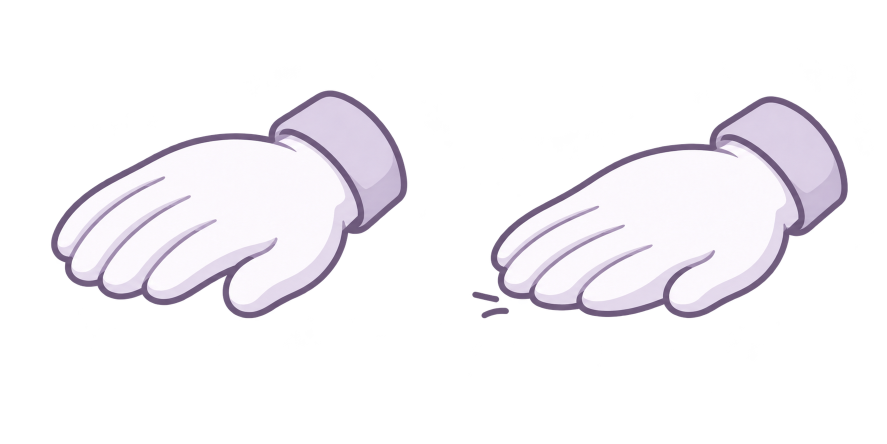
#> input picture gpt-niang-usage/assets/head-pat-states.png, 1774 x 887 px (shown at 1/2 size)
$ python build-head-pat-cursor.py
#> lines starting #> are read from the running program, lines starting #| are printed output that depends on the picture
"""Convert the approved two-cell PNG sprite sheet to Windows cursors (Pillow)."""
from pathlib import Path
import struct
from PIL import Image

assets = Path(__file__).resolve().parents[1] / 'gpt-niang-usage/assets'
sheet = Image.open(assets / 'head-pat-states.png').convert('RGBA')
#> sheet is the input picture: PIL image 1774x887 RGBA; mean R, G, B, A 55.9, 53.7, 57.6, 63.4
assert sheet.width == sheet.height * 2
for cell, name in enumerate(('head-pat-cursor.cur', 'head-pat-pressed.cur')):
    sprite = sheet.crop((cell * sheet.height, 0, (cell + 1) * sheet.height, sheet.height))
    frames = []
    for size in (32, 48, 64, 96):
        bitmap = sprite.resize((size, size), Image.Resampling.LANCZOS)
        stride = ((size + 31) // 32) * 4
        mask = bytearray(stride * size)
        for y in range(size):
            for x in range(size):
                if bitmap.getpixel((x, y))[3] == 0:
                    mask[(size - 1 - y) * stride + x // 8] |= 128 >> (x % 8)
        dib = struct.pack('<IiiHHIIiiII', 40, size, size * 2, 1, 32, 0, size * size * 4 + len(mask), 0, 0, 0, 0)
        frames.append((size, dib + bitmap.tobytes('raw', 'BGRA', 0, -1) + mask))
    offset = 6 + 16 * len(frames)
    directory = bytearray(struct.pack('<HHH', 0, 2, len(frames)))
    for size, data in frames:
        directory += struct.pack('<BBBBHHII', size, size, 0, 0, round(6 * size / 32), round((15 if cell else 21) * size / 32), len(data), offset)
        offset += len(data)
    (assets / name).write_bytes(directory + b''.join(data for _, data in frames))
    print('Built', name)
#> this loop made 2 passes
#> pass 1, `sprite = sheet.crop((cell * sheet.height, 0, (cell + 1) * sheet.height..`:
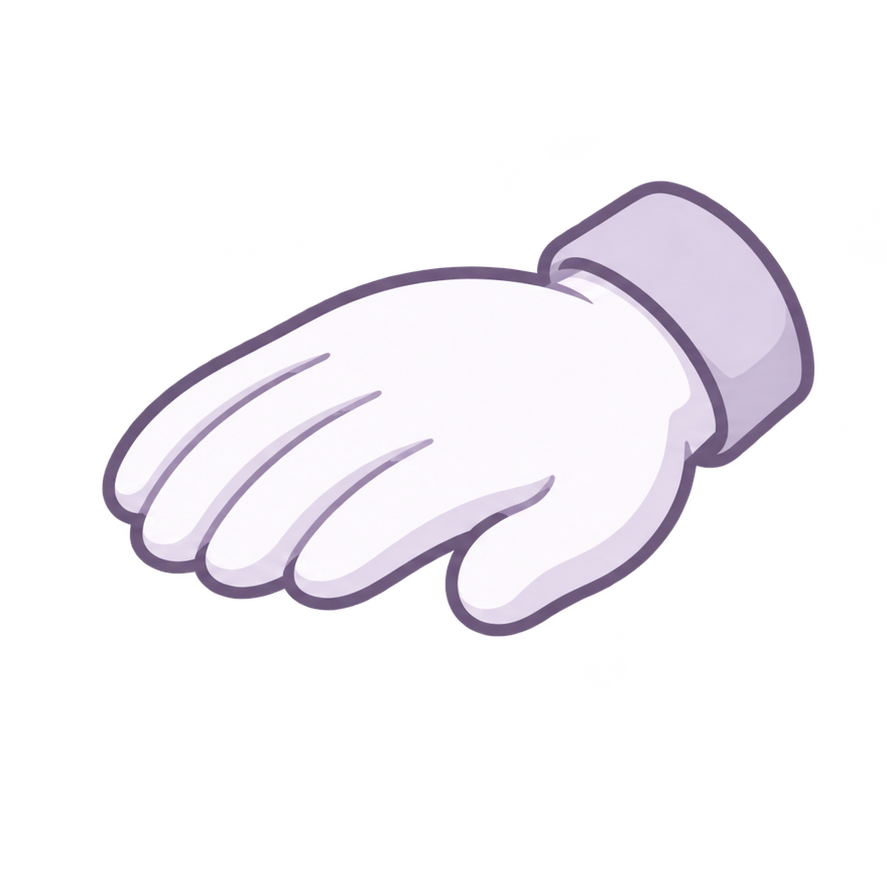
#> sprite: PIL image 887x887 RGBA; mean R, G, B, A 56.5, 54.2, 58.1, 64; transparent parts drawn white
#> pass 2, `sprite = sheet.crop((cell * sheet.height, 0, (cell + 1) * sheet.height..`:
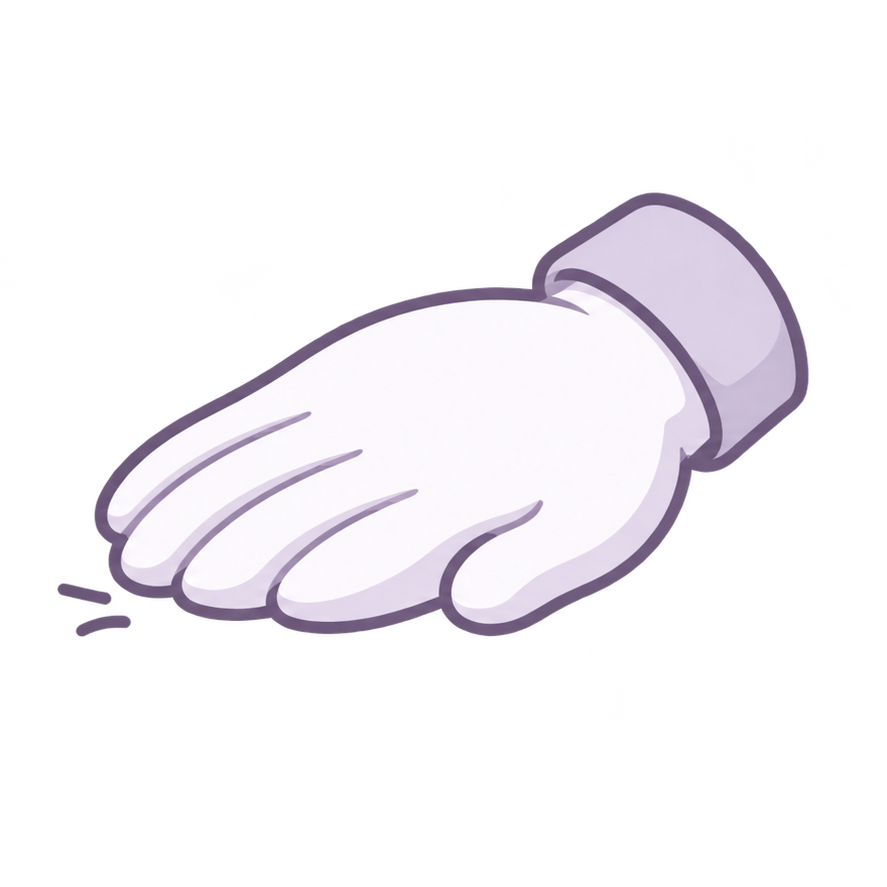
#> sprite: PIL image 887x887 RGBA; mean R, G, B, A 55.3, 53.1, 57.1, 62.8; transparent parts drawn white
#> after the loop:
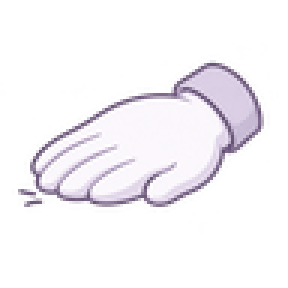
#> bitmap: PIL image 96x96 RGBA (shown 3 times larger); mean R, G, B, A 58.9, 55.7, 60.8, 62.8; transparent parts drawn white
